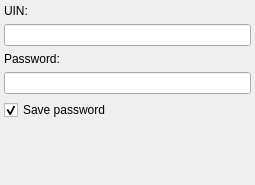
<?xml version="1.0" encoding="UTF-8"?>
<ui version="4.0">
 <class>AddAccountFormClass</class>
 <widget class="QWidget" name="AddAccountFormClass">
  <property name="geometry">
   <rect>
    <x>0</x>
    <y>0</y>
    <width>255</width>
    <height>185</height>
   </rect>
  </property>
  <property name="windowTitle">
   <string>AddAccountForm</string>
  </property>
  <layout class="QGridLayout" name="gridLayout">
   <property name="margin">
    <number>4</number>
   </property>
   <item row="0" column="0">
    <layout class="QVBoxLayout" name="verticalLayout">
     <item>
      <widget class="QLabel" name="label">
       <property name="text">
        <string>UIN:</string>
       </property>
      </widget>
     </item>
     <item>
      <widget class="QLineEdit" name="uinEdit"/>
     </item>
     <item>
      <widget class="QLabel" name="label_2">
       <property name="text">
        <string>Password:</string>
       </property>
      </widget>
     </item>
     <item>
      <widget class="QLineEdit" name="passwordEdit">
       <property name="echoMode">
        <enum>QLineEdit::Password</enum>
       </property>
      </widget>
     </item>
     <item>
      <widget class="QCheckBox" name="passwordBox">
       <property name="text">
        <string>Save password</string>
       </property>
       <property name="checked">
        <bool>true</bool>
       </property>
      </widget>
     </item>
    </layout>
   </item>
   <item row="1" column="0">
    <spacer name="verticalSpacer">
     <property name="orientation">
      <enum>Qt::Vertical</enum>
     </property>
     <property name="sizeHint" stdset="0">
      <size>
       <width>20</width>
       <height>33</height>
      </size>
     </property>
    </spacer>
   </item>
  </layout>
 </widget>
 <layoutdefault spacing="6" margin="11"/>
 <resources/>
 <connections/>
</ui>
